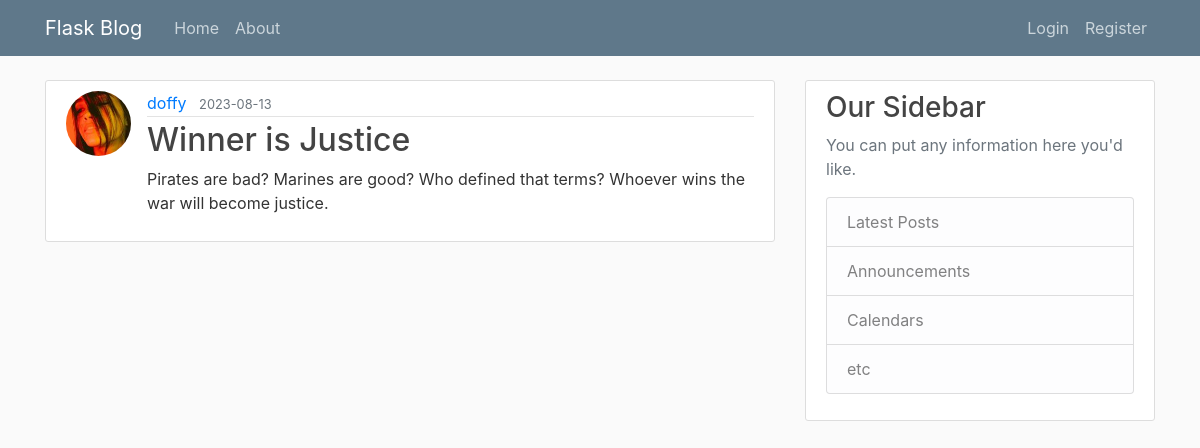
Page /home on the earlier database version.
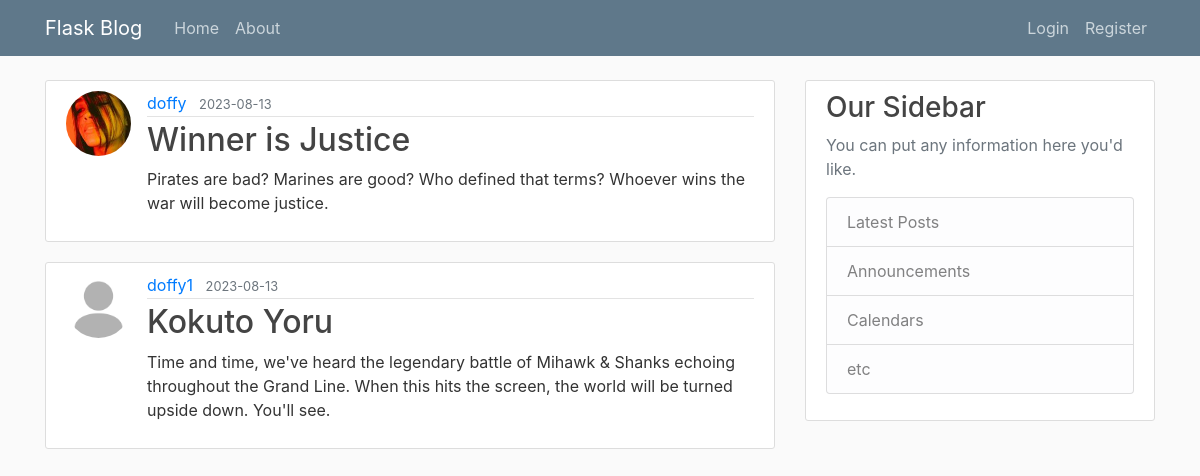
Same page on the later database version.
### flaskblog/models.py (models this page shows, shortened)
class Post(db.Model):
    id = db.Column(db.Integer, primary_key=True)
    title = db.Column(db.String(100), nullable=False)
    date_posted = db.Column(db.DateTime, nullable=False, default=datetime.utcnow)
    content = db.Column(db.Text, nullable=False)
    user_id = db.Column(db.Integer, db.ForeignKey('user.id'), nullable=False)

class User(db.Model, UserMixin):
    id = db.Column(db.Integer, primary_key=True)
    username = db.Column(db.String(20), unique=True, nullable=False)
    email = db.Column(db.String(120), unique=True, nullable=False)
    image_file = db.Column(db.String(20), nullable=False, default='default.jpg')
    password = db.Column(db.String(60), nullable=False)
    posts = db.relationship('Post', backref='author', lazy=True)

### flaskblog/routes.py (the view)
@app.route('/')
@app.route('/home')
def home():
    posts = Post.query.all()
    return render_template('home.html', posts=posts)

### flaskblog/templates/home.html
{% extends "layout.html" %}
{% block content %}
    {% for post in posts %}
        <article class="media content-section">
            <img class="rounded-circle article-img" src="{{ url_for('static', filename='profile_pics/' + post.author.image_file) }}" alt="" >
            <div class="media-body">
            <div class="article-metadata">
                <a class="mr-2" href="#">{{ post.author.username }}</a>
                <small class="text-muted">{{ post.date_posted.strftime('%Y-%m-%d') }}</small>
            </div>
            <h2><a class="article-title" href="{{ url_for('post', post_id=post.id) }}">{{ post.title }}</a></h2>
            <p class="article-content">{{ post.content }}</p>
            </div>
        </article>
    {% endfor %}
{% endblock content %}

### flaskblog/templates/layout.html (shortened to what this page needs)
<!DOCTYPE html>
<html lang="en">
<head>
    <link rel="stylesheet" href="https://cdn.jsdelivr.net/npm/bootstrap@4.3.1/dist/css/bootstrap.min.css">
    <link rel="stylesheet" type="text/css" href="{{ url_for('static', filename='main.css') }}">
</head>
<body>
    <header class="site-header">
        <nav class="navbar navbar-expand-md navbar-dark bg-steel fixed-top">
          <div class="container">
            <a class="navbar-brand mr-4" href="/">Flask Blog</a>
            <div class="collapse navbar-collapse" id="navbarToggle">
              <div class="navbar-nav mr-auto">
                <a class="nav-item nav-link" href="{{ url_for('home') }}">Home</a>
                <a class="nav-item nav-link" href="{{ url_for('about') }}">About</a>
              </div>
              <div class="navbar-nav">
                {% if current_user.is_authenticated %}
                  <a class="nav-item nav-link" href="{{ url_for('new_post') }}">New Post</a>
                  <a class="nav-item nav-link" href="{{ url_for('account') }}">Account</a>
                  <a class="nav-item nav-link" href="{{ url_for('logout') }}">Logout</a>
                {% else %}
                  <a class="nav-item nav-link" href="{{ url_for('login') }}">Login</a>
                  <a class="nav-item nav-link" href="{{ url_for('register') }}">Register</a>
                {% endif %}
              </div>
            </div>
          </div>
        </nav>
    </header>
    <main role="main" class="container">
        <div class="row">
          <div class="col-md-8">
            {% block content %}{% endblock %}
          </div>
          <div class="col-md-4">
            <div class="content-section">
              <h3>Our Sidebar</h3>
              <p class='text-muted'>You can put any information here you'd like.
                <ul class="list-group">
                  <li class="list-group-item list-group-item-light">Latest Posts</li>
                  <li class="list-group-item list-group-item-light">Announcements</li>
                  <li class="list-group-item list-group-item-light">Calendars</li>
                  <li class="list-group-item list-group-item-light">etc</li>
                </ul>
              </p>
            </div>
          </div>
        </div>
    </main>
</body>
</html>

### flaskblog/static/main.css (style rules this page uses)
body { background: #fafafa; color: #333333; margin-top: 5rem; }
h1, h2, h3, h4, h5, h6 { color: #444444; }
.bg-steel { background-color: #5f788a; }
.site-header .navbar-nav .nav-link { color: #cbd5db; }
.content-section { background: #ffffff; padding: 10px 20px; border: 1px solid #dddddd; border-radius: 3px; margin-bottom: 20px; }
.article-title { color: #444444; }
.article-content { white-space: pre-line; }
.article-img { height: 65px; width: 65px; margin-right: 16px; }
.article-metadata { padding-bottom: 1px; margin-bottom: 4px; border-bottom: 1px solid #e3e3e3 }

Differences in the rows shown:
added Post: image_file (placeholder picture), author.username "doffy1", date_posted "2023-08-13", title "Kokuto Yoru", content "Time and time, we've heard the legendary battle of Mihawk & Shanks echoing throughout the Grand Line. When this hits the screen, the world will be turned upside down. You'll see."
